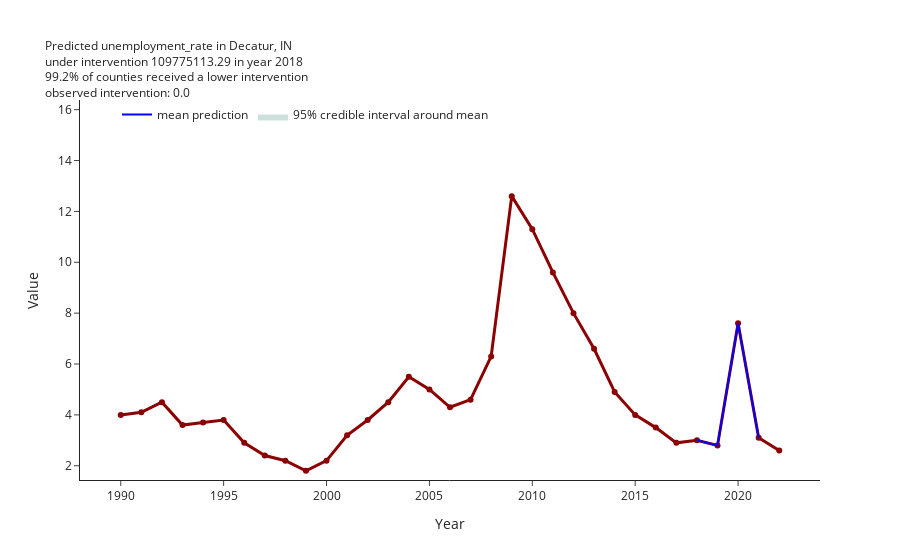

Notebook cell for this chart:
### Code cell
ci.plot_predictions(scaling="original")

### Figure 1 — Plotly figure (JSON) as saved in the notebook; plotly's stock layout.template omitted (floating-point values rounded to 4 significant figures)
{"data": [{"line": {"color": "darkred", "width": 3}, "mode": "lines+markers", "name": "Decatur County, IN", "showlegend": false, "text": "Decatur County, IN", "textposition": "top right", "type": "scatter", "x": [1990, 1991, 1992, 1993, 1994, 1995, 1996, 1997, 1998, 1999, 2000, 2001, 2002, 2003, 2004, 2005, 2006, 2007, 2008, 2009, 2010, 2011, 2012, 2013, 2014, 2015, 2016, 2017, 2018, 2019, 2020, 2021, 2022], "y": [4, 4.1, 4.5, 3.6, 3.7, 3.8, 2.9, 2.4, 2.2, 1.8, 2.2, 3.2, 3.8, 4.5, 5.5, 5, 4.3, 4.6, 6.3, 12.6, 11.3, 9.6, 8, 6.6, 4.9, 4, 3.5, 2.9, 3, 2.8, 7.6, 3.1, 2.6]}, {"line": {"color": "blue", "width": 2}, "mode": "lines", "name": "mean prediction", "text": [3, 2.8, 7.6, 3.1], "type": "scatter", "x": ["2018", "2019", "2020", "2021"], "y": [3, 2.8, 7.6, 3.1]}, {"fill": "toself", "fillcolor": "rgba(0,100,80,0.2)", "line": {"color": "rgba(255,255,255,0)"}, "name": "95% credible interval around mean", "type": "scatter", "x": ["2018", "2019", "2020", "2021", "2021", "2020", "2019", "2018"], "y": [3, 2.8, 7.6, 3.1, 3.1, 7.5, 2.8, 3]}], "layout": {"legend": {"orientation": "h", "traceorder": "normal", "x": 0.05, "y": 1}, "title": {"font": {"size": 12}, "text": "Predicted unemployment_rate in Decatur, IN<br>under intervention 109775113.29 in year 2018<br>99.2% of counties received a lower intervention <br>observed intervention: 0.0"}, "xaxis": {"title": {"text": "Year"}}, "yaxis": {"range": [1.44, 16.38], "title": {"text": "Value"}}}}
